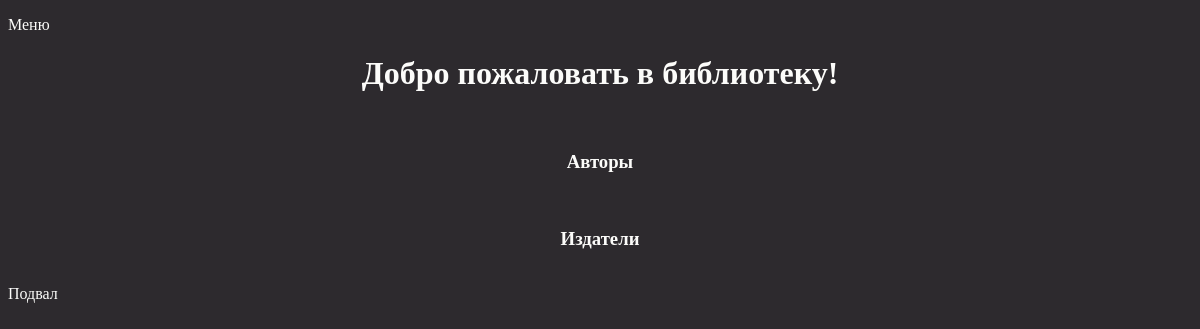
The app's page /catalog/, older data.
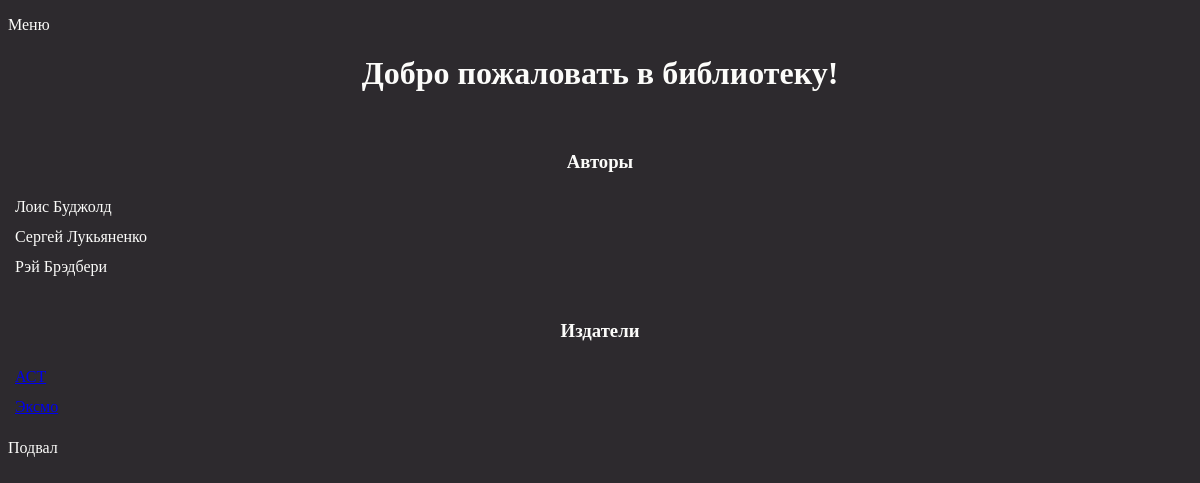
The same page, newer data.
### catalog/models.py (models this page shows, shortened)
class Author(models.Model):
    first_name = models.CharField(max_length=30)
    last_name = models.CharField(max_length=30)
    def __str__(self):
        return f'{self.first_name} {self.last_name}'

### catalog/views.py (the view)
# urls.py: path('', views.index),
def index(request):
    return render(
        request,
        'catalog/index.html',
        {
            'authors_list': Author.objects.all(),
            'publishers_list': Publisher.objects.all(),
        }
    )

### catalog/models.py (called while the page is built)
    @property
    def translit_lc(self):
        return translit(
            str(self.name).lower(),
            language_code='ru',
            reversed=True
        )

    def __str__(self):
        return f'{self.name}'

### catalog/templates/catalog/index.html (shortened to what this page needs)
{% extends base_template|default:"catalog/base.html" %}
{% block header %}
  <div>
    <p>Меню</p>
  </div>
{% endblock header %}
{% block content %}
  <div align="center">
    <h1>Добро пожаловать в библиотеку!</h1>
  </div>
  <br>
  <div align="center">
    <h3>Авторы</h3>
  </div>
  <table cellpadding="5">
    {% for author in authors_list %}
      <tr>
        <td>{{ author }}</td>
      </tr>
    {% endfor %}
  </table>
  <br>
  <div align="center">
    <h3>Издатели</h3>
  </div>
  <table cellpadding="5">
    {% for publisher in publishers_list %}
      <tr>
        <td><a href="{% url publisher.translit_lc %}">{{ publisher }}</a></td>
      </tr>
    {% endfor %}
  </table>
{% endblock content %}

### catalog/templates/catalog/base.html (shortened to what this page needs)
<!DOCTYPE html>
<html lang="ru-ru">
  <head>
  </head>
  <body>
    {% block header %}
    {% endblock header %}
    {% block content %}
    {% endblock content %}
    {% block footer %}
      <div>
        <p>Подвал</p>
      </div>
    {% endblock footer %}
  </body>
</html>

### catalog/templates/catalog/base.html (style rules this page uses)
body { background: #2d2a2e; color: #fcfcfa; }

Row changes from the older to the newer data that the page shows:
added Author: first_name+last_name "Лоис Буджолд"
added Author: first_name+last_name "Сергей Лукьяненко"
added Author: first_name+last_name "Рэй Брэдбери"
